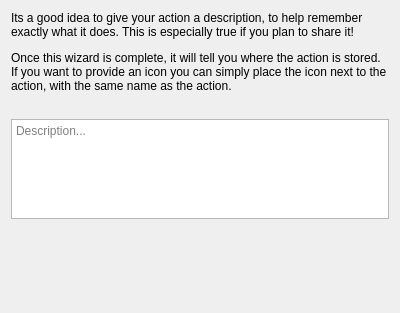
<?xml version="1.0" encoding="UTF-8"?>
<ui version="4.0">
 <class>Form</class>
 <widget class="QWidget" name="Form">
  <property name="geometry">
   <rect>
    <x>0</x>
    <y>0</y>
    <width>400</width>
    <height>313</height>
   </rect>
  </property>
  <property name="windowTitle">
   <string>Form</string>
  </property>
  <layout class="QVBoxLayout" name="verticalLayout_2">
   <item>
    <layout class="QVBoxLayout" name="verticalLayout" stretch="0,0,0,1">
     <item>
      <widget class="QLabel" name="label">
       <property name="text">
        <string>&lt;html&gt;&lt;head/&gt;&lt;body&gt;&lt;p&gt;Its a good idea to give your action a description, to help remember exactly what it does. This is especially true if you plan to share it!&lt;/p&gt;&lt;p&gt;Once this wizard is complete, it will tell you where the action is stored. If you want to provide an icon you can simply place the icon next to the action, with the same name as the action.&lt;/p&gt;&lt;/body&gt;&lt;/html&gt;</string>
       </property>
       <property name="wordWrap">
        <bool>true</bool>
       </property>
      </widget>
     </item>
     <item>
      <spacer name="verticalSpacer_2">
       <property name="orientation">
        <enum>Qt::Vertical</enum>
       </property>
       <property name="sizeHint" stdset="0">
        <size>
         <width>20</width>
         <height>20</height>
        </size>
       </property>
      </spacer>
     </item>
     <item>
      <widget class="QTextEdit" name="actionDescription">
       <property name="maximumSize">
        <size>
         <width>16777215</width>
         <height>100</height>
        </size>
       </property>
       <property name="placeholderText">
        <string>Description...</string>
       </property>
      </widget>
     </item>
     <item>
      <spacer name="verticalSpacer">
       <property name="orientation">
        <enum>Qt::Vertical</enum>
       </property>
       <property name="sizeHint" stdset="0">
        <size>
         <width>20</width>
         <height>40</height>
        </size>
       </property>
      </spacer>
     </item>
    </layout>
   </item>
  </layout>
 </widget>
 <resources/>
 <connections/>
</ui>
